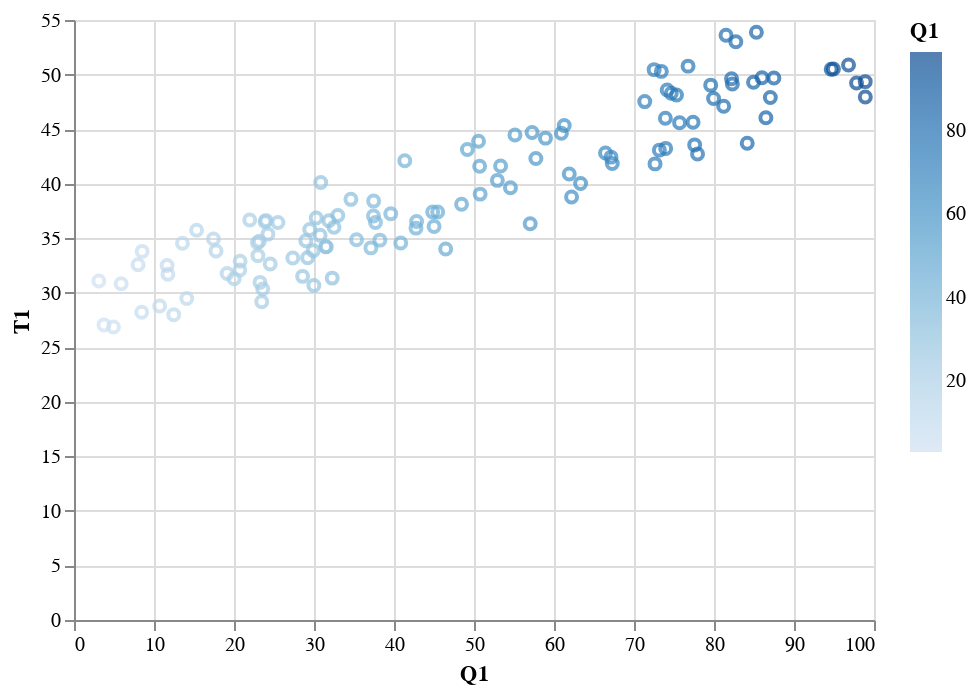

Notebook code cell kept with this figure:
### Code cell
brush = alt.selection(type='interval')

points = alt.Chart(data).mark_point().encode(
    x='Q1',
    y='T1',
    color=alt.condition(brush, 'Q1', alt.value('lightgray'))
).add_selection(
    brush
)

points

### Figure 1 — Vega-Lite specification as saved in the notebook (floating-point values rounded to 4 significant figures)
{"config": {"view": {"continuousWidth": 400, "continuousHeight": 300}}, "data": {"name": "data-7e1d7b7884026e7ccda3d4c5dca013dd"}, "mark": "point", "encoding": {"color": {"condition": {"type": "quantitative", "field": "Q1", "selection": "selector004"}, "value": "lightgray"}, "x": {"type": "quantitative", "field": "Q1"}, "y": {"type": "quantitative", "field": "T1"}}, "selection": {"selector004": {"type": "interval"}}, "$schema": "https://vega.github.io/schema/vega-lite/v4.8.1.json", "datasets": {"data-7e1d7b7884026e7ccda3d4c5dca013dd": [{"Q1": 46.46, "Q2": 65.72, "T1": 34.01, "T2": 31.21}, {"Q1": 52.92, "Q2": 31.78, "T1": 40.3, "T2": 31.11}, {"Q1": 30.27, "Q2": 14.66, "T1": 36.85, "T2": 29.34}, {"Q1": 97.82, "Q2": 50.73, "T1": 49.23, "T2": 31.28}, {"Q1": 94.65, "Q2": 91.03, "T1": 50.48, "T2": 35.14}, {"Q1": 73.42, "Q2": 7.587, "T1": 50.29, "T2": 31.02}, {"Q1": 79.59, "Q2": 57.31, "T1": 49.03, "T2": 33.34}, {"Q1": 76.76, "Q2": 10.83, "T1": 50.77, "T2": 30.89}, {"Q1": 82.73, "Q2": 6.426, "T1": 53.0, "T2": 30.02}, {"Q1": 30.84, "Q2": 69.47, "T1": 40.11, "T2": 36.56}, {"Q1": 31.87, "Q2": 56.6, "T1": 36.59, "T2": 34.53}, {"Q1": 94.93, "Q2": 36.88, "T1": 50.51, "T2": 32.27}, {"Q1": 81.5, "Q2": 2.562, "T1": 53.61, "T2": 30.44}, {"Q1": 85.3, "Q2": 32.8, "T1": 53.87, "T2": 32.82}, {"Q1": 74.15, "Q2": 91.22, "T1": 48.58, "T2": 36.92}, {"Q1": 74.66, "Q2": 66.64, "T1": 48.29, "T2": 35.82}, {"Q1": 21.97, "Q2": 1.762, "T1": 36.66, "T2": 28.37}, {"Q1": 32.5, "Q2": 3.228, "T1": 36.01, "T2": 26.09}, {"Q1": 39.6, "Q2": 23.24, "T1": 37.24, "T2": 28.28}, {"Q1": 61.91, "Q2": 89.55, "T1": 40.88, "T2": 34.82}, {"Q1": 11.64, "Q2": 59.44, "T1": 32.5, "T2": 35.63}, {"Q1": 42.82, "Q2": 51.36, "T1": 36.53, "T2": 32.85}, {"Q1": 44.84, "Q2": 81.52, "T1": 37.4, "T2": 35.72}, {"Q1": 22.99, "Q2": 9.235, "T1": 33.4, "T2": 28.5}, {"Q1": 77.38, "Q2": 4.892, "T1": 45.62, "T2": 26.7}, {"Q1": 17.75, "Q2": 1.812, "T1": 33.82, "T2": 25.06}, {"Q1": 37.11, "Q2": 77.32, "T1": 34.11, "T2": 32.08}, {"Q1": 67.13, "Q2": 47.92, "T1": 42.43, "T2": 31.82}, {"Q1": 84.94, "Q2": 37.39, "T1": 49.29, "T2": 31.37}, {"Q1": 50.57, "Q2": 21.5, "T1": 43.88, "T2": 30.21}, {"Q1": 22.93, "Q2": 30.49, "T1": 34.59, "T2": 29.95}, {"Q1": 35.32, "Q2": 50.72, "T1": 34.85, "T2": 31.02}, {"Q1": 63.32, "Q2": 89.84, "T1": 40.01, "T2": 35.3}, {"Q1": 60.93, "Q2": 28.5, "T1": 44.62, "T2": 32.27}, {"Q1": 3.103, "Q2": 21.13, "T1": 31.08, "T2": 30.6}, {"Q1": 96.81, "Q2": 9.086, "T1": 50.87, "T2": 29.41}, {"Q1": 41.35, "Q2": 42.96, "T1": 42.1, "T2": 33.02}, {"Q1": 5.894, "Q2": 82.18, "T1": 30.82, "T2": 38.75}, {"Q1": 8.464, "Q2": 83.27, "T1": 28.21, "T2": 39.27}, {"Q1": 23.25, "Q2": 53.05, "T1": 30.95, "T2": 34.53}, {"Q1": 42.75, "Q2": 35.41, "T1": 35.92, "T2": 31.11}, {"Q1": 45.46, "Q2": 60.2, "T1": 37.4, "T2": 33.47}, {"Q1": 98.91, "Q2": 82.72, "T1": 47.94, "T2": 34.18}, {"Q1": 13.55, "Q2": 25.22, "T1": 34.53, "T2": 31.31}, {"Q1": 86.48, "Q2": 54.21, "T1": 46.04, "T2": 31.89}, {"Q1": 50.71, "Q2": 92.69, "T1": 41.59, "T2": 38.2}, {"Q1": 20.76, "Q2": 4.306, "T1": 32.89, "T2": 28.31}, {"Q1": 20.01, "Q2": 64.22, "T1": 31.28, "T2": 33.56}, {"Q1": 29.21, "Q2": 86.77, "T1": 33.21, "T2": 38.33}, {"Q1": 48.44, "Q2": 69.58, "T1": 38.11, "T2": 36.88}, {"Q1": 81.21, "Q2": 45.16, "T1": 47.1, "T2": 34.27}, {"Q1": 55.12, "Q2": 37.59, "T1": 44.46, "T2": 33.56}, {"Q1": 8.007, "Q2": 89.14, "T1": 32.56, "T2": 40.07}, {"Q1": 84.15, "Q2": 86.04, "T1": 43.71, "T2": 37.27}, {"Q1": 25.49, "Q2": 42.79, "T1": 36.43, "T2": 34.5}, {"Q1": 54.56, "Q2": 60.54, "T1": 39.62, "T2": 34.69}, {"Q1": 37.43, "Q2": 78.77, "T1": 37.04, "T2": 36.92}, {"Q1": 30.77, "Q2": 39.47, "T1": 35.27, "T2": 33.56}, {"Q1": 27.35, "Q2": 50.29, "T1": 33.18, "T2": 32.98}, {"Q1": 66.44, "Q2": 15.98, "T1": 42.81, "T2": 30.02}, {"Q1": 29.47, "Q2": 57.13, "T1": 35.79, "T2": 33.53}, {"Q1": 3.751, "Q2": 7.24, "T1": 27.05, "T2": 26.89}, {"Q1": 72.63, "Q2": 44.35, "T1": 41.81, "T2": 29.83}, {"Q1": 34.61, "Q2": 45.73, "T1": 38.56, "T2": 33.02}, {"Q1": 67.28, "Q2": 95.54, "T1": 41.85, "T2": 37.37}, {"Q1": 58.93, "Q2": 33.62, "T1": 44.17, "T2": 33.69}, {"Q1": 37.45, "Q2": 61.13, "T1": 38.4, "T2": 35.53}, {"Q1": 37.69, "Q2": 99.99, "T1": 36.43, "T2": 39.56}, {"Q1": 20.72, "Q2": 37.56, "T1": 32.08, "T2": 33.79}, {"Q1": 38.23, "Q2": 25.14, "T1": 34.82, "T2": 29.76}, {"Q1": 10.71, "Q2": 57.29, "T1": 28.79, "T2": 32.85}, {"Q1": 32.28, "Q2": 87.04, "T1": 31.34, "T2": 36.24}, {"Q1": 12.47, "Q2": 36.07, "T1": 27.99, "T2": 31.92}, {"Q1": 62.2, "Q2": 45.04, "T1": 38.78, "T2": 31.08}, {"Q1": 31.45, "Q2": 74.01, "T1": 34.21, "T2": 34.69}, {"Q1": 31.54, "Q2": 88.36, "T1": 34.21, "T2": 38.14}, {"Q1": 53.32, "Q2": 5.358, "T1": 41.62, "T2": 30.73}, {"Q1": 24.24, "Q2": 64.74, "T1": 35.37, "T2": 35.66}, {"Q1": 57.73, "Q2": 13.39, "T1": 42.3, "T2": 30.99}, {"Q1": 32.98, "Q2": 3.103, "T1": 37.08, "T2": 27.28}, {"Q1": 29.9, "Q2": 36.12, "T1": 33.85, "T2": 29.7}, {"Q1": 73.17, "Q2": 56.93, "T1": 43.07, "T2": 32.18}, {"Q1": 23.16, "Q2": 88.7, "T1": 34.72, "T2": 38.59}, {"Q1": 77.94, "Q2": 92.49, "T1": 42.72, "T2": 37.53}, {"Q1": 87.04, "Q2": 76.29, "T1": 47.9, "T2": 36.46}, {"Q1": 23.88, "Q2": 63.3, "T1": 36.5, "T2": 37.33}, {"Q1": 98.9, "Q2": 57.36, "T1": 49.35, "T2": 34.24}, {"Q1": 8.52, "Q2": 74.59, "T1": 33.79, "T2": 37.98}, {"Q1": 19.13, "Q2": 64.86, "T1": 31.76, "T2": 36.88}, {"Q1": 87.49, "Q2": 4.897, "T1": 49.68, "T2": 31.34}, {"Q1": 86.0, "Q2": 99.02, "T1": 49.71, "T2": 37.79}, {"Q1": 72.52, "Q2": 34.77, "T1": 50.45, "T2": 35.08}, {"Q1": 15.33, "Q2": 33.75, "T1": 35.72, "T2": 33.53}, {"Q1": 75.7, "Q2": 27.98, "T1": 45.58, "T2": 31.05}, {"Q1": 57.26, "Q2": 12.15, "T1": 44.68, "T2": 29.73}, {"Q1": 11.74, "Q2": 13.76, "T1": 31.69, "T2": 27.89}, {"Q1": 28.57, "Q2": 0.3333, "T1": 31.5, "T2": 24.51}, {"Q1": 23.59, "Q2": 98.12, "T1": 30.34, "T2": 35.92}, {"Q1": 40.84, "Q2": 53.6, "T1": 34.56, "T2": 33.69}, {"Q1": 14.1, "Q2": 40.38, "T1": 29.47, "T2": 31.66}, {"Q1": 57.02, "Q2": 86.73, "T1": 36.33, "T2": 34.08}, {"Q1": 28.98, "Q2": 0.3546, "T1": 34.76, "T2": 27.89}, {"Q1": 77.59, "Q2": 83.76, "T1": 43.55, "T2": 33.92}, {"Q1": 82.29, "Q2": 62.2, "T1": 49.13, "T2": 35.59}, {"Q1": 82.19, "Q2": 82.23, "T1": 49.61, "T2": 37.79}, {"Q1": 61.28, "Q2": 98.17, "T1": 45.33, "T2": 40.46}, {"Q1": 24.0, "Q2": 10.79, "T1": 36.63, "T2": 31.66}, {"Q1": 24.53, "Q2": 59.87, "T1": 32.63, "T2": 34.05}, {"Q1": 4.932, "Q2": 51.41, "T1": 26.86, "T2": 33.08}, {"Q1": 23.47, "Q2": 35.39, "T1": 29.18, "T2": 29.99}, {"Q1": 29.98, "Q2": 98.65, "T1": 30.66, "T2": 37.3}, {"Q1": 45.01, "Q2": 56.07, "T1": 36.08, "T2": 34.59}, {"Q1": 73.96, "Q2": 68.28, "T1": 43.23, "T2": 34.56}, {"Q1": 71.34, "Q2": 16.32, "T1": 47.52, "T2": 30.92}, {"Q1": 79.94, "Q2": 93.52, "T1": 47.81, "T2": 37.11}, {"Q1": 75.32, "Q2": 81.26, "T1": 48.13, "T2": 38.17}, {"Q1": 49.17, "Q2": 87.83, "T1": 43.13, "T2": 40.69}, {"Q1": 17.43, "Q2": 88.2, "T1": 34.92, "T2": 42.65}, {"Q1": 50.77, "Q2": 85.36, "T1": 39.04, "T2": 40.23}, {"Q1": 73.92, "Q2": 46.54, "T1": 46.0, "T2": 35.01}]}}
